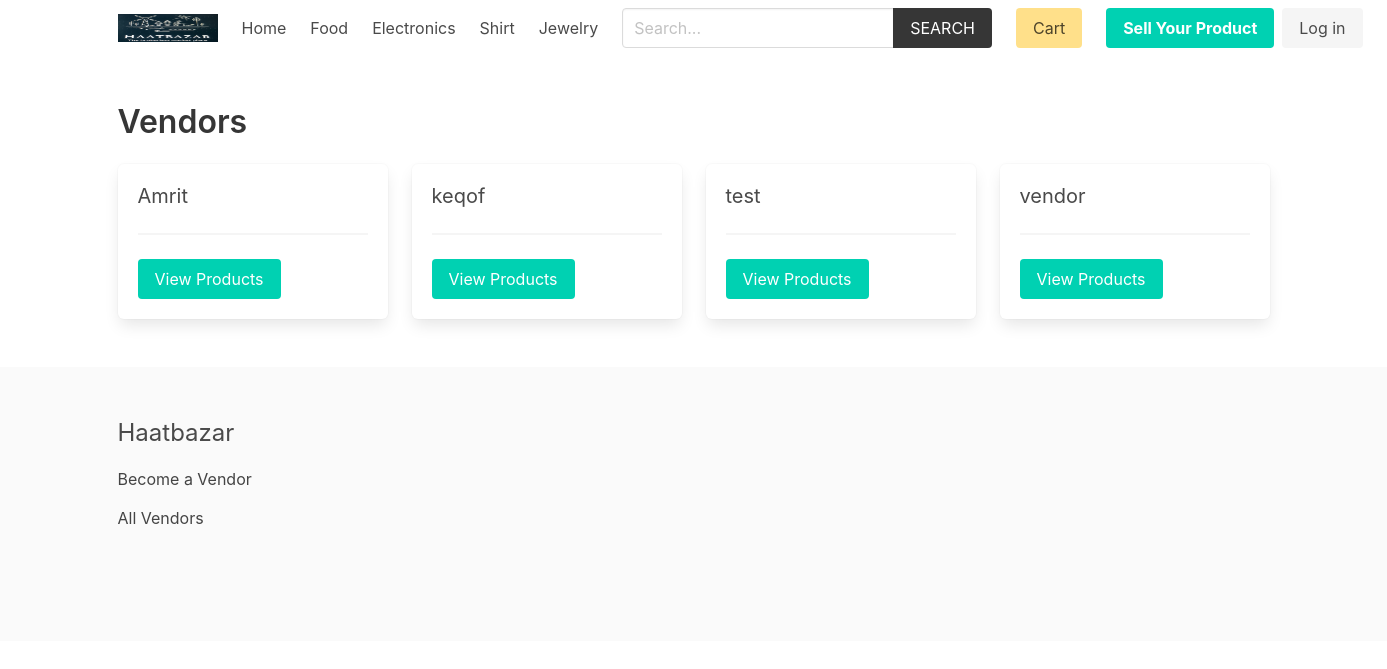
Before: /vendor/ with the older database file.
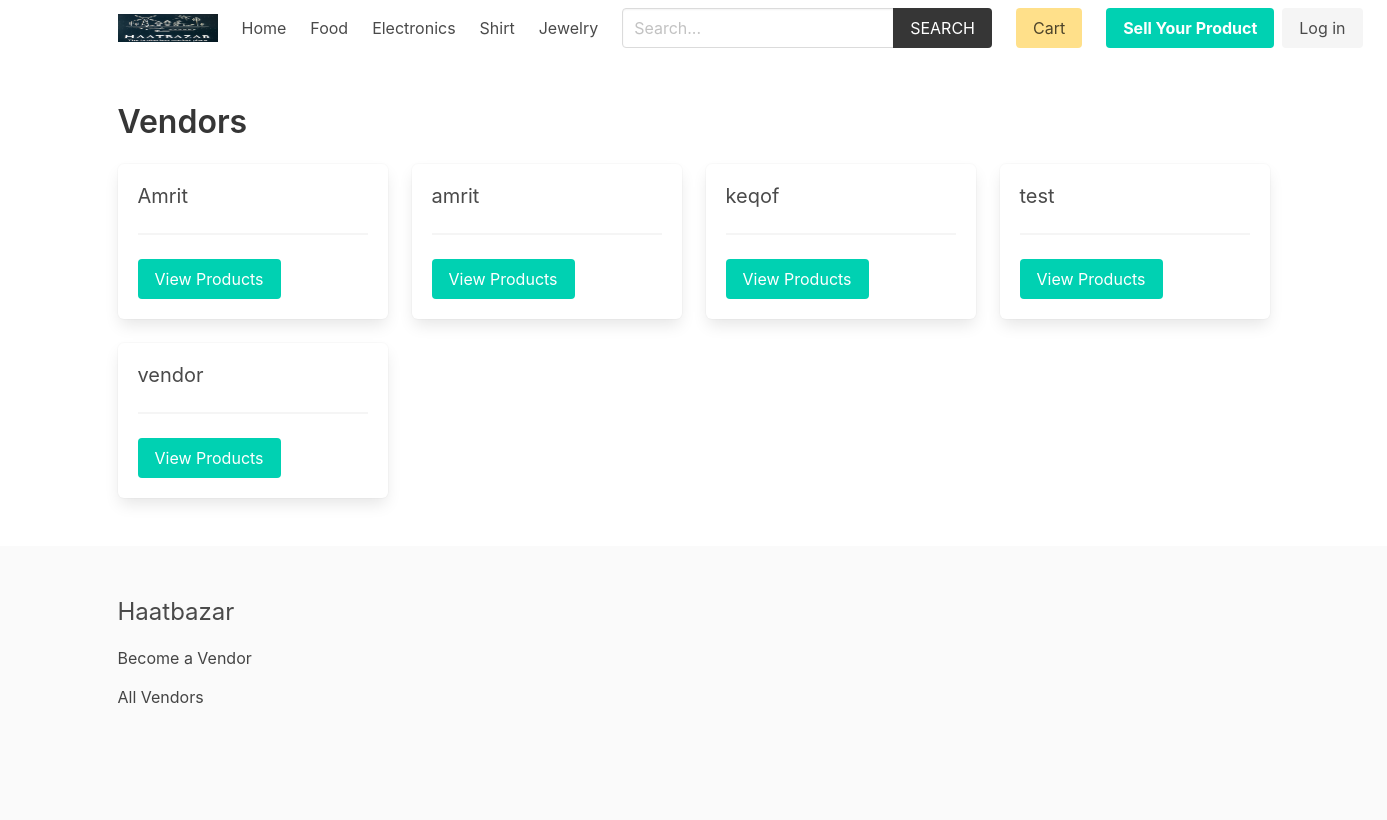
After: the same page with the newer database file.
### product/models.py (models this page shows, shortened)
class Category(models.Model):
    title = models.CharField(max_length=50)
    slug = models.SlugField(max_length=55)
    ordering = models.IntegerField(default=0)
    class Meta:
        ordering = ['ordering']

### vendor/models.py (models this page shows, shortened)
class Vendor(models.Model):
    name = models.CharField(max_length=255)
    created_at = models.DateTimeField(auto_now_add=True)
    created_by = models.OneToOneField(User, related_name='vendor', on_delete=models.CASCADE)
    class Meta:
        ordering = ['name']

### vendor/views.py (the view)
# urls.py: path('', views.vendors, name="vendors"),
def vendors(request):
    vendors = Vendor.objects.all()
    return render(request, 'vendor/vendors.html', {'vendors': vendors})

### cart/cart.py (called while the page is built)
    def __len__(self):
        return sum(item['quantity'] for item in self.cart.values())

### cart/context_processors.py (called while the page is built)
def cart(request):
    return {'cart': Cart(request)}

### product/context_processors.py (called while the page is built)
def menu_categories(request):
    categories = Category.objects.all()
    return {'categories': categories}

### templates/vendor/vendors.html (shortened to what this page needs)
{% extends 'core/base.html' %}
{% block content %}
    <h1 class="title">Vendors</h1>
    <div class="columns is-multiline">
        {% for vendor in vendors %}
            <div class="column is-3">
                <div class="box">
                    <h2 class="subtitle">
                        {{ vendor.name }}
                    </h2>
                    <hr>
                    <a href="{% url 'vendor:vendor' vendor.id %}" class="button is-primary ">View Products</a>
                </div>
            </div>
        {% endfor %}
    </div>
{% endblock content %}

### templates/core/base.html (shortened to what the changed rows need)
{% load static %}
<!DOCTYPE html>
<html lang="en">
<head>
    <link rel="stylesheet" href="https://cdn.jsdelivr.net/npm/bulma@0.9.2/css/bulma.min.css">
    <link rel="stylesheet" href="{% static 'css/main.css' %}">
</head>
<body>
    <div class="container">
        <nav class="navbar" role="navigation" aria-label="main navigation">
            <div id="navbarBasicExample" class="navbar-menu">
                <div class="navbar-start">
                <a class="navbar-item" href="{% url 'core:home' %}">
                    Home
                </a>
                {% for category in categories %}
                    <a class="navbar-item" href="{% url 'product:category' category.slug %}">
                        {{category.title}}
                    </a>
                {% endfor %}
                </div>
            </div>
            </nav>
    </div>
    <section class="section">
        <div class="container">
            {% block content %}{% endblock content %}
        </div>
    </section>
</body>
</html>

Changed rows visible on the page:
added Vendor: name "amrit"
